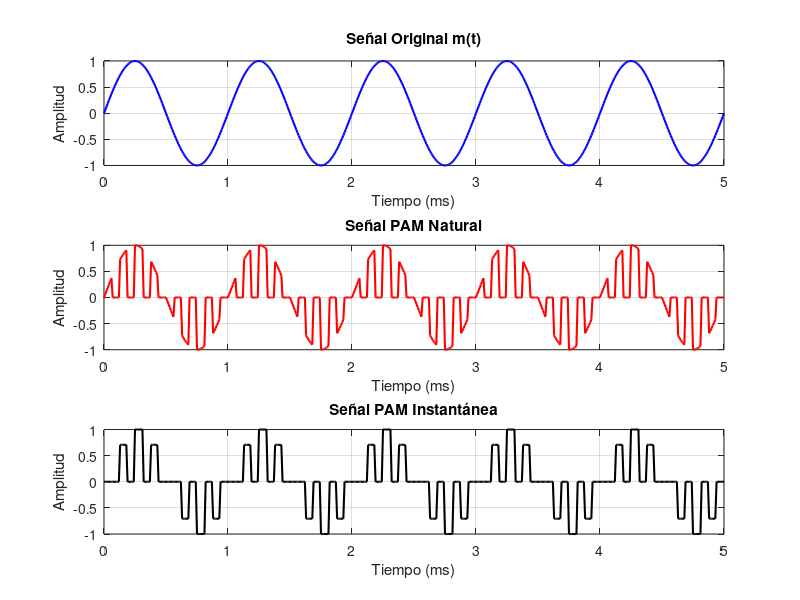
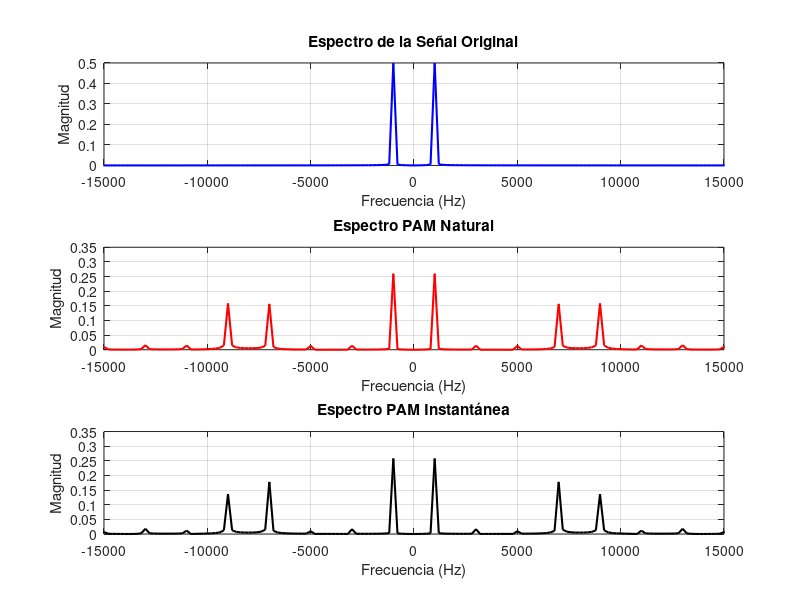
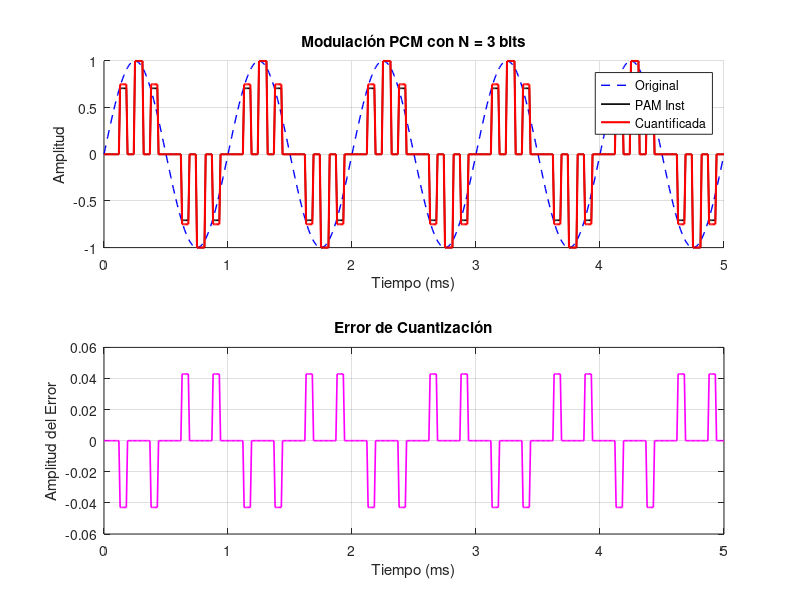

These figures' MATLAB source, in order:
%% Parámetros iniciales de la simulación
fc = 1000;              % Frecuencia de la señal original (Hz)
fs = 8000;              % Frecuencia de muestreo (Hz) - Debe ser > 2*fc
fs_sim = 100000;        % Frecuencia de simulación (alta para simular tiempo continuo)
t_end = 0.005;          % Tiempo total de simulación (5 ms para ver varios ciclos)
t = 0:1/fs_sim:t_end;   % Vector de tiempo continuo››
duty_cycle = 50;        % Ciclo de trabajo de los pulsos (%)

%% 1. Actividades Previas: Señales en el tiempo
% Generación de la señal original
m_t = sin(2 * pi * fc * t); % Con fc en 1000hz

% Generación del tren de pulsos
tren_pulsos = (square(2 * pi * fs * t, duty_cycle) + 1) / 2;

% PAM Natural
pam_natural = m_t .* tren_pulsos;

% PAM Instantánea (Sample and Hold)
t_muestras = 0:1/fs:t_end;                     % Instantes de muestreo
m_muestras = sin(2 * pi * fc * t_muestras);    % Valores muestreados
% Retención de orden cero (interp1 con 'previous')
pam_inst_retencion = interp1(t_muestras, m_muestras, t, 'previous'); 
% Aplicar el ancho de pulso
pam_instantanea = pam_inst_retencion .* tren_pulsos;

% Gráfica en el dominio del tiempo
figure('Name', 'Señales en el Tiempo', 'NumberTitle', 'off');
subplot(3,1,1);
plot(t*1000, m_t, 'b', 'LineWidth', 1.5);
title('Señal Original m(t)'); xlabel('Tiempo (ms)'); ylabel('Amplitud'); grid on;

subplot(3,1,2);
plot(t*1000, pam_natural, 'r', 'LineWidth', 1.5);
title('Señal PAM Natural'); xlabel('Tiempo (ms)'); ylabel('Amplitud'); grid on;

subplot(3,1,3);
plot(t*1000, pam_instantanea, 'k', 'LineWidth', 1.5);
title('Señal PAM Instantánea'); xlabel('Tiempo (ms)'); ylabel('Amplitud'); grid on;

%% 2. Actividades: Transformada de Fourier (FFT)
N_fft = length(t);
f = linspace(-fs_sim/2, fs_sim/2, N_fft);

% Cálculo de las FFT centradas
M_f = abs(fftshift(fft(m_t))) / N_fft;
PAM_nat_f = abs(fftshift(fft(pam_natural))) / N_fft;
PAM_inst_f = abs(fftshift(fft(pam_instantanea))) / N_fft;

% Gráfica en el dominio de la frecuencia
figure('Name', 'Espectro de Frecuencias (FFT)', 'NumberTitle', 'off');
subplot(3,1,1);
plot(f, M_f, 'b', 'LineWidth', 1.5);
title('Espectro de la Señal Original'); xlabel('Frecuencia (Hz)'); ylabel('Magnitud'); 
xlim([-15000 15000]); grid on;

subplot(3,1,2);
plot(f, PAM_nat_f, 'r', 'LineWidth', 1.5);
title('Espectro PAM Natural'); xlabel('Frecuencia (Hz)'); ylabel('Magnitud'); 
xlim([-15000 15000]); grid on;

subplot(3,1,3);
plot(f, PAM_inst_f, 'k', 'LineWidth', 1.5);
title('Espectro PAM Instantánea'); xlabel('Frecuencia (Hz)'); ylabel('Magnitud'); 
xlim([-15000 15000]); grid on;

%% 3. Modulación PCM y Error de Cuantización
N_bits = 3; % N es configurable (prueba cambiarlo a 8 para ver cómo se reduce el error)
L = 2^N_bits; % Número de niveles
Vmax = 1;
Vmin = -1;
delta = (Vmax - Vmin) / L; % Tamaño del escalón

% Cuantificación de la señal PAM instantánea
% Usamos round para aproximar al nivel más cercano
pam_cuantificada = round(pam_instantanea / delta) * delta;

% Cálculo del error de cuantización
error_cuantizacion = pam_instantanea - pam_cuantificada;

% Gráfica de PCM
figure('Name', 'Modulación PCM y Cuantización', 'NumberTitle', 'off');
subplot(2,1,1);
hold on;
plot(t*1000, m_t, 'b--', 'LineWidth', 1);
plot(t*1000, pam_instantanea, 'k', 'LineWidth', 1.2);
plot(t*1000, pam_cuantificada, 'r', 'LineWidth', 1.5);
title(['Modulación PCM con N = ', num2str(N_bits), ' bits']);
legend('Original', 'PAM Inst', 'Cuantificada');
xlabel('Tiempo (ms)'); ylabel('Amplitud'); grid on; hold off;

% Gráfica del error de cuantización
subplot(2,1,2);
plot(t*1000, error_cuantizacion, 'm', 'LineWidth', 1.2);
title('Error de Cuantización'); xlabel('Tiempo (ms)'); ylabel('Amplitud del Error'); grid on;
